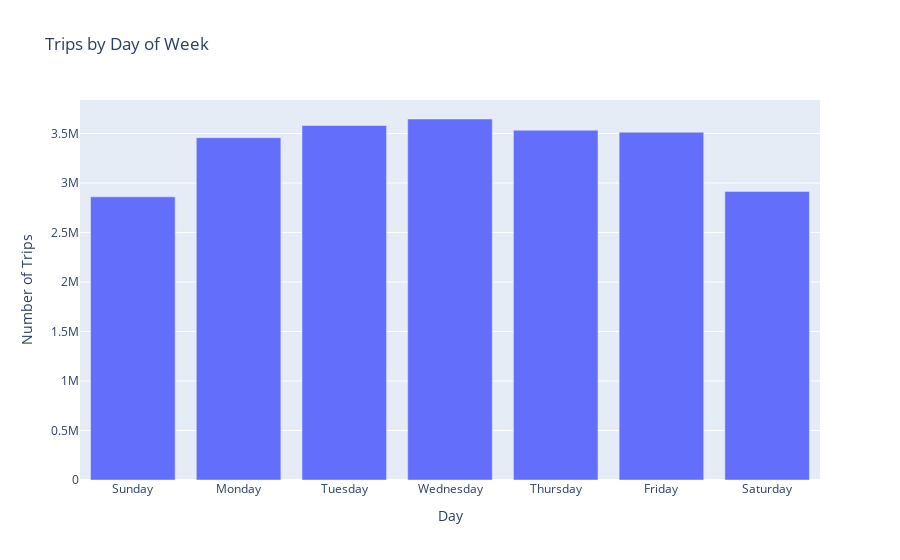

Notebook cell for this chart:
### Code cell
# Trips by day of week
dow = con.execute(f'''
    SELECT 
        DAYNAME(started_at) as day_name,
        DAYOFWEEK(started_at) as day_num,
        COUNT(*) as trips
    FROM "{PARQUET_PATH}"
    GROUP BY 1, 2
    ORDER BY 2
''').fetchdf()

fig = px.bar(dow, x='day_name', y='trips',
             title='Trips by Day of Week',
             labels={'trips': 'Number of Trips', 'day_name': 'Day'})
fig.show()

### Figure 1 — Plotly figure (JSON) as saved in the notebook; plotly's stock layout.template omitted (floating-point values rounded to 4 significant figures)
{"data": [{"hovertemplate": "Day=%{x}<br>Number of Trips=%{y}<extra></extra>", "legendgroup": "", "marker": {"color": "#636efa", "pattern": {"shape": ""}}, "name": "", "orientation": "v", "showlegend": false, "textposition": "auto", "type": "bar", "x": ["Sunday", "Monday", "Tuesday", "Wednesday", "Thursday", "Friday", "Saturday"], "xaxis": "x", "y": [2860270, 3458271, 3581509, 3646464, 3532728, 3512256, 2915289], "yaxis": "y"}], "layout": {"barmode": "relative", "legend": {"tracegroupgap": 0}, "title": {"text": "Trips by Day of Week"}, "xaxis": {"anchor": "y", "domain": [0, 1], "title": {"text": "Day"}}, "yaxis": {"anchor": "x", "domain": [0, 1], "title": {"text": "Number of Trips"}}}}
